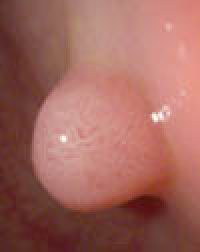
%> input picture Code & Data/CancerDatabase/Polyps/sample.jpg, 100 x 126 px (shown 2 times larger)
$ octave task5.m   (GNU Octave 9; MATLAB toolbox functions it lacks are replaced by stand-ins)
%> lines starting %> are read from the running program, lines starting %| are printed output that depends on the picture
polypImage = imread('sample.jpg');
%> polypImage is the input picture: size 126x100x3 uint8; mean R, G, B 161.2, 102.7, 94.1
figure;
imshow(polypImage);
title('Image of a Polyp');

patientImage = imread('polyp.jpg');
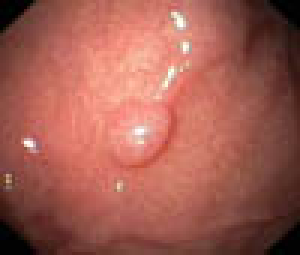
%> input picture Code & Data/CancerDatabase/Polyps/polyp.jpg, 100 x 85 px (shown 3 times larger)
%> patientImage is the input picture: size 85x100x3 uint8; mean R, G, B 161.1, 93, 81.7
figure;
imshow(patientImage);
title('Image of a Patient');

polypImage = rgb2gray(polypImage);
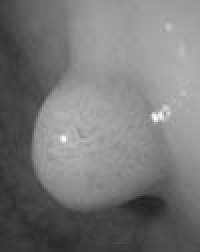
%> polypImage: size 126x100 uint8 (shown 2 times larger); min 34, max 251, mean 119.2
patientImage = rgb2gray(patientImage);
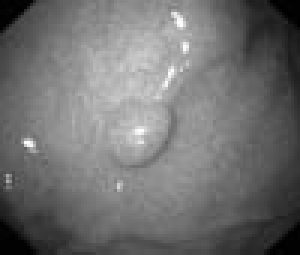
%> patientImage: size 85x100 uint8 (shown 3 times larger); min 0, max 254, mean 112.1

polypImage = medfilt2(polypImage);

%> (the run ends here)
